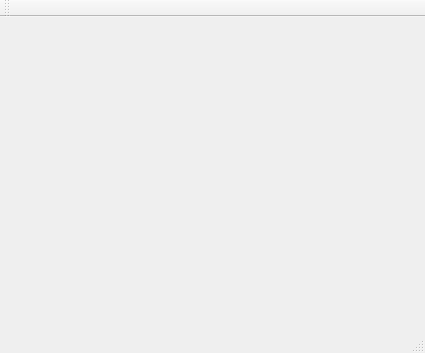
<?xml version="1.0" encoding="UTF-8"?>
<ui version="4.0">
 <class>MainWindow</class>
 <widget class="QMainWindow" name="MainWindow">
  <property name="geometry">
   <rect>
    <x>0</x>
    <y>0</y>
    <width>425</width>
    <height>353</height>
   </rect>
  </property>
  <property name="windowTitle">
   <string>MainWindow</string>
  </property>
  <widget class="QWidget" name="centralWidget">
   <property name="layoutDirection">
    <enum>Qt::RightToLeft</enum>
   </property>
   <layout class="QVBoxLayout" name="verticalLayout" stretch=""/>
  </widget>
  <widget class="QMenuBar" name="menuBar">
   <property name="geometry">
    <rect>
     <x>0</x>
     <y>0</y>
     <width>425</width>
     <height>26</height>
    </rect>
   </property>
  </widget>
  <widget class="QToolBar" name="mainToolBar">
   <attribute name="toolBarArea">
    <enum>TopToolBarArea</enum>
   </attribute>
   <attribute name="toolBarBreak">
    <bool>false</bool>
   </attribute>
  </widget>
  <widget class="QStatusBar" name="statusBar"/>
 </widget>
 <layoutdefault spacing="6" margin="11"/>
 <resources/>
 <connections/>
</ui>
